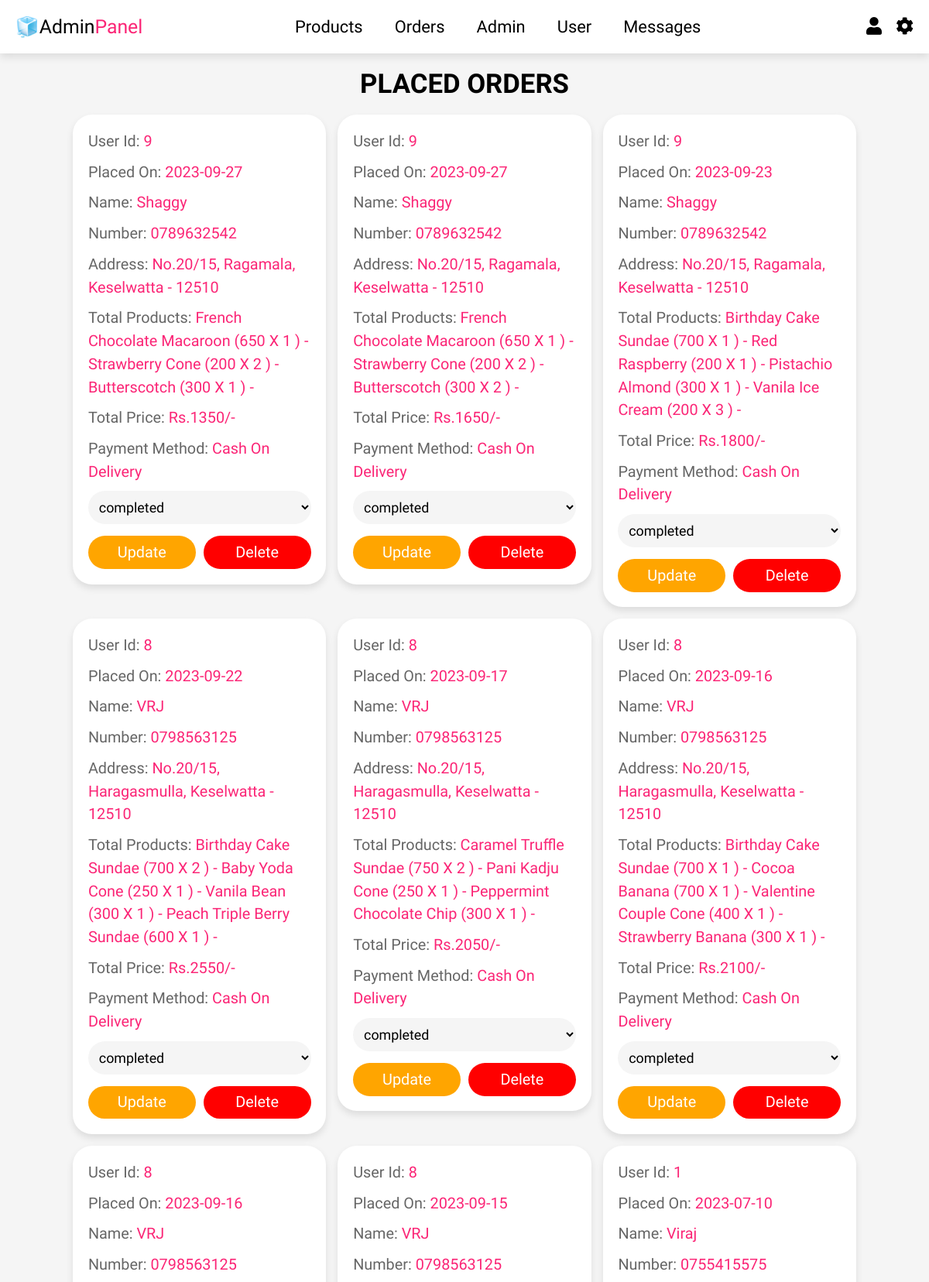
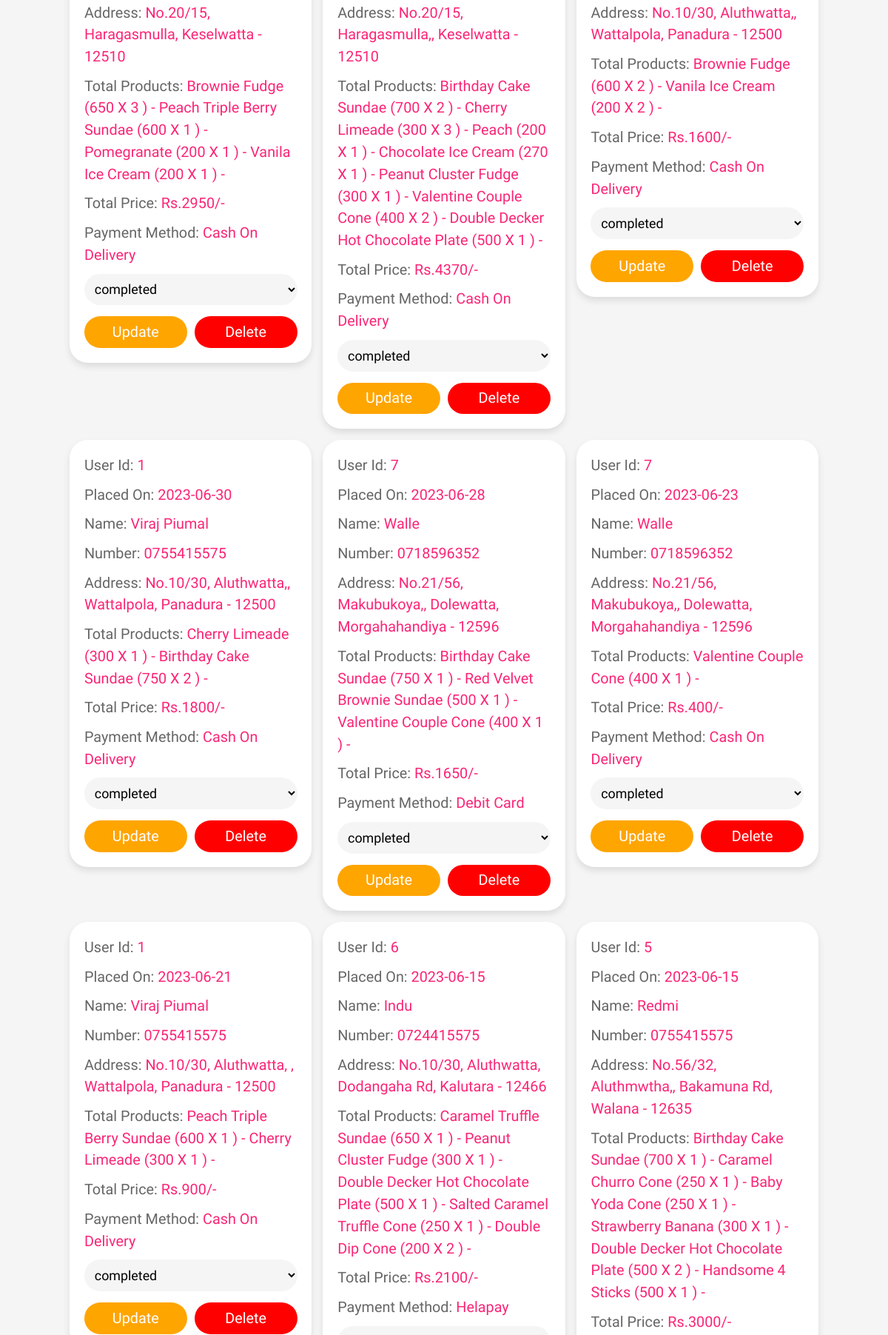
Page /backend/admin_orders.php (signed in, upper part) on the committed database (2 pictures, top to bottom).
### tables this page shows
CREATE TABLE `orders` (
  `id` int(100) NOT NULL,
  `user_id` int(100) NOT NULL,
  `name` varchar(100) NOT NULL,
  `number` varchar(12) NOT NULL,
  `method` varchar(50) NOT NULL,
  `address` varchar(500) NOT NULL,
  `total_products` varchar(1000) NOT NULL,
  `total_price` int(100) NOT NULL,
  `placed_on` date NOT NULL DEFAULT current_timestamp(),
  `payment_status` varchar(20) NOT NULL DEFAULT 'pending'
);

### backend/admin_orders.php (the view, shortened to what this page needs)
<!DOCTYPE html>
<html lang="en">
<head>
    <link rel="stylesheet" href="https://cdnjs.cloudflare.com/ajax/libs/font-awesome/5.15.3/css/all.min.css">
    <link rel="stylesheet" href="../css/admin_style.css">
</head>
<body>
    <?php @include 'admin_header.php'; ?>
    <section class="orders">
        <h1 class="heading">Placed Orders</h1>
        <div class="box-container">
            <?php
        $select_orders = mysqli_query($conn, "SELECT * FROM `orders` ORDER BY id DESC") or die('query failed');
        if(mysqli_num_rows($select_orders) > 0){
            while($fetch_orders = mysqli_fetch_assoc($select_orders)){
        ?>
            <div class="box">
                <p> user id: <span><?php echo $fetch_orders['user_id']; ?></span></p>
                <p> placed on: <span><?php echo $fetch_orders['placed_on']; ?></span></p>
                <p> name: <span><?php echo $fetch_orders['name']; ?></span></p>
                <p> number: <span><?php echo $fetch_orders['number']; ?></span></p>
                <p> address: <span><?php echo $fetch_orders['address']; ?></span></p>
                <p> total products: <span><?php echo $fetch_orders['total_products']; ?></span></p>
                <p> total price: <span>Rs.<?php echo $fetch_orders['total_price']; ?>/-</span></p>
                <p> payment method: <span><?php echo $fetch_orders['method']; ?></span></p>
                <form action="" method="post">
                    <select name="update_payment" class="select" required
                        oninvalid="this.setCustomValidity('Please select an option')"
                        onchange="try{setCustomValidity('')}catch(e){}">
                        <option value="" disabled selected><?php echo $fetch_orders['payment_status']; ?></option>
                    </select>
                    <div class="flex-btn">
                        <input type="submit" name="update_order" value="update" class="option-btn">
                        <a href="admin_orders.php?delete=<?php echo $fetch_orders['id']; ?>" class="delete-btn"
                            onclick="return confirm('Do you want to delete this order?');">Delete</a>
                    </div>
                </form>
            </div>
            <?php
                }
            }else{
                echo '<p class="empty">No orders placed yet!</p>';
            }
        ?>
        </div>
    </section>
</body>
</html>

### css/admin_style.css (style rules this page uses)
:root { --main-color: #FB2576; --primary-color: #666; --bg-color: #f5f5f5; --white: #fff; --black: #000000; --round-color: #d7d7d7 ; --hover: #FEA1A1; --border:.1rem solid black; --box-shadow:0 .5rem 1rem rgba(0,0,0,.1); --gradient-color-red: linear-gradient(90deg, hsl(7, 89%, 46%) 15%, hsl(11, 93%, 68%) 100%); --gradient-color-orange: linear-gradient(90deg, hsl(22, 89%, 46%) 15%, hsl(54, 90%, 45%) 100%); --gradient-color-yellow: linear-gradient(90deg, hsl(54, 89%, 46%) 15%, hsl(92, 90%, 45%) 100%); --gradient-color-green: linear-gradient(90deg, hsl(92, 89%, 46%) 15%, hsl(92, 90%, 68%) 100%); }
* { font-family: 'Dosis', sans-serif; margin: 0; padding: 0; box-sizing: border-box; outline: none; text-decoration: none; transition: .2s linear; }
html, body { font-size: 62%; overflow-x: hidden; scroll-behavior: smooth; scroll-padding-top: 7rem; background: var(--bg-color); overscroll-behavior: none; height: 100vh; }
section { padding: 2rem; margin: 0 auto; max-width: 1200px; }
.heading { text-align: center; margin-bottom: 2rem; font-size: 3.5rem; color: var(--black); text-transform: uppercase; }
.delete-btn, .option-btn, .btn { display: block; width: 100%; margin-top: 1rem; border-radius: 2.5rem; padding:1rem 3rem; font-size: 2rem; color:var(--white); cursor: pointer; text-transform: capitalize; text-align: center; border: var(--box-shadow); }
.delete-btn { background-color: red; }
.option-btn { background-color: orange; }
.flex-btn { display: flex; gap:1rem; }
.orders .box-container { display: grid; grid-template-columns: repeat(auto-fit, 33rem); gap:1.5rem; align-items: flex-start; justify-content: center; }
.orders .box-container .box { padding:2rem; padding-top: 1rem; border-radius: 2.5rem; border:var(--box-shadow); background-color: var(--white); box-shadow: var(--box-shadow); }
.orders .box-container .box p { line-height: 1.5; font-size: 2rem; color:var(--primary-color); margin:1rem 0; text-transform: capitalize; }
.orders .box-container .box p span { color:var(--main-color); }
.orders .box-container .select { margin-bottom: .5rem; width: 100%; background-color: var(--bg-color); padding:1rem; font-size: 1.8rem; color: var(--black); border-radius: 2.5rem; border:var(--box-shadow); }

### rows in the picture
orders: user "9", placed_on "2023-09-27", name "Shaggy", number "0789632542", address "No.20/15, Ragamala, Keselwatta - 12510", total_products "French Chocolate Macaroon (650 X 1 ) - Strawberry Cone (200 X 2 ) - Butterscotch (300 X 1 ) -", total_price "1350", method "Cash On Delivery", update_payment "completed"
orders: user "9", placed_on "2023-09-27", name "Shaggy", number "0789632542", address "No.20/15, Ragamala, Keselwatta - 12510", total_products "French Chocolate Macaroon (650 X 1 ) - Strawberry Cone (200 X 2 ) - Butterscotch (300 X 2 ) -", total_price "1650", method "Cash On Delivery", update_payment "completed"
orders: user "9", placed_on "2023-09-23", name "Shaggy", number "0789632542", address "No.20/15, Ragamala, Keselwatta - 12510", total_products "Birthday Cake Sundae (700 X 1 ) - Red Raspberry (200 X 1 ) - Pistachio Almond (300 X 1 ) - Vanila Ice Cream (200 X 3 ) -", total_price "1800", method "Cash On Delivery", update_payment "completed"
orders: user "8", placed_on "2023-09-22", name "VRJ", number "0798563125", address "No.20/15, Haragasmulla, Keselwatta - 12510", total_products "Birthday Cake Sundae (700 X 2 ) - Baby Yoda Cone (250 X 1 ) - Vanila Bean (300 X 1 ) - Peach Triple Berry Sundae (600 X 1 ) -", total_price "2550", method "Cash On Delivery", update_payment "completed"
orders: user "8", placed_on "2023-09-17", name "VRJ", number "0798563125", address "No.20/15, Haragasmulla, Keselwatta - 12510", total_products "Caramel Truffle Sundae (750 X 2 ) - Pani Kadju Cone (250 X 1 ) - Peppermint Chocolate Chip (300 X 1 ) -", total_price "2050", method "Cash On Delivery", update_payment "completed"
orders: user "8", placed_on "2023-09-16", name "VRJ", number "0798563125", address "No.20/15, Haragasmulla, Keselwatta - 12510", total_products "Birthday Cake Sundae (700 X 1 ) - Cocoa Banana (700 X 1 ) - Valentine Couple Cone (400 X 1 ) - Strawberry Banana (300 X 1 ) -", total_price "2100", method "Cash On Delivery", update_payment "completed"
orders: user "8", placed_on "2023-09-16", name "VRJ", number "0798563125", address "No.20/15, Haragasmulla, Keselwatta - 12510", total_products "Brownie Fudge (650 X 3 ) - Peach Triple Berry Sundae (600 X 1 ) - Pomegranate (200 X 1 ) - Vanila Ice Cream (200 X 1 ) -", total_price "2950", method "Cash On Delivery", update_payment "completed"
orders: user "8", placed_on "2023-09-15", name "VRJ", number "0798563125", address "No.20/15, Haragasmulla,, Keselwatta - 12510", total_products "Birthday Cake Sundae (700 X 2 ) - Cherry Limeade (300 X 3 ) - Peach (200 X 1 ) - Chocolate Ice Cream (270 X 1 ) - Peanut Cluster Fudge (300 X 1 ) - Valentine Couple Cone (400 X 2 ) - Double Decker Hot Chocolate Plate (500 X 1 ) -", total_price "4370", method "Cash On Delivery", update_payment "completed"
orders: user "1", placed_on "2023-07-10", name "Viraj", number "0755415575", address "No.10/30, Aluthwatta,, Wattalpola, Panadura - 12500", total_products "Brownie Fudge (600 X 2 ) - Vanila Ice Cream (200 X 2 ) -", total_price "1600", method "Cash On Delivery", update_payment "completed"
orders: user "1", placed_on "2023-06-30", name "Viraj Piumal", number "0755415575", address "No.10/30, Aluthwatta,, Wattalpola, Panadura - 12500", total_products "Cherry Limeade (300 X 1 ) - Birthday Cake Sundae (750 X 2 ) -", total_price "1800", method "Cash On Delivery", update_payment "completed"
orders: user "7", placed_on "2023-06-28", name "Walle", number "0718596352", address "No.21/56, Makubukoya,, Dolewatta, Morgahahandiya - 12596", total_products "Birthday Cake Sundae (750 X 1 ) - Red Velvet Brownie Sundae (500 X 1 ) - Valentine Couple Cone (400 X 1 ) -", total_price "1650", method "Debit Card", update_payment "completed"
orders: user "7", placed_on "2023-06-23", name "Walle", number "0718596352", address "No.21/56, Makubukoya,, Dolewatta, Morgahahandiya - 12596", total_products "Valentine Couple Cone (400 X 1 ) -", total_price "400", method "Cash On Delivery", update_payment "completed"
orders: user "1", placed_on "2023-06-21", name "Viraj Piumal", number "0755415575", address "No.10/30, Aluthwatta, , Wattalpola, Panadura - 12500", total_products "Peach Triple Berry Sundae (600 X 1 ) - Cherry Limeade (300 X 1 ) -", total_price "900", method "Cash On Delivery", update_payment "completed"
orders: user "6", placed_on "2023-06-15", name "Indu", number "0724415575", address "No.10/30, Aluthwatta, Dodangaha Rd, Kalutara - 12466", total_products "Caramel Truffle Sundae (650 X 1 ) - Peanut Cluster Fudge (300 X 1 ) - Double Decker Hot Chocolate Plate (500 X 1 ) - Salted Caramel Truffle Cone (250 X 1 ) - Double Dip Cone (200 X 2 ) -", total_price "2100", method "Helapay", update_payment "completed"
orders: user "5", placed_on "2023-06-15", name "Redmi", number "0755415575", address "No.56/32, Aluthmwtha,, Bakamuna Rd, Walana - 12635", total_products "Birthday Cake Sundae (700 X 1 ) - Caramel Churro Cone (250 X 1 ) - Baby Yoda Cone (250 X 1 ) - Strawberry Banana (300 X 1 ) - Double Decker Hot Chocolate Plate (500 X 2 ) - Handsome 4 Sticks (500 X 1 ) -", total_price "3000"
